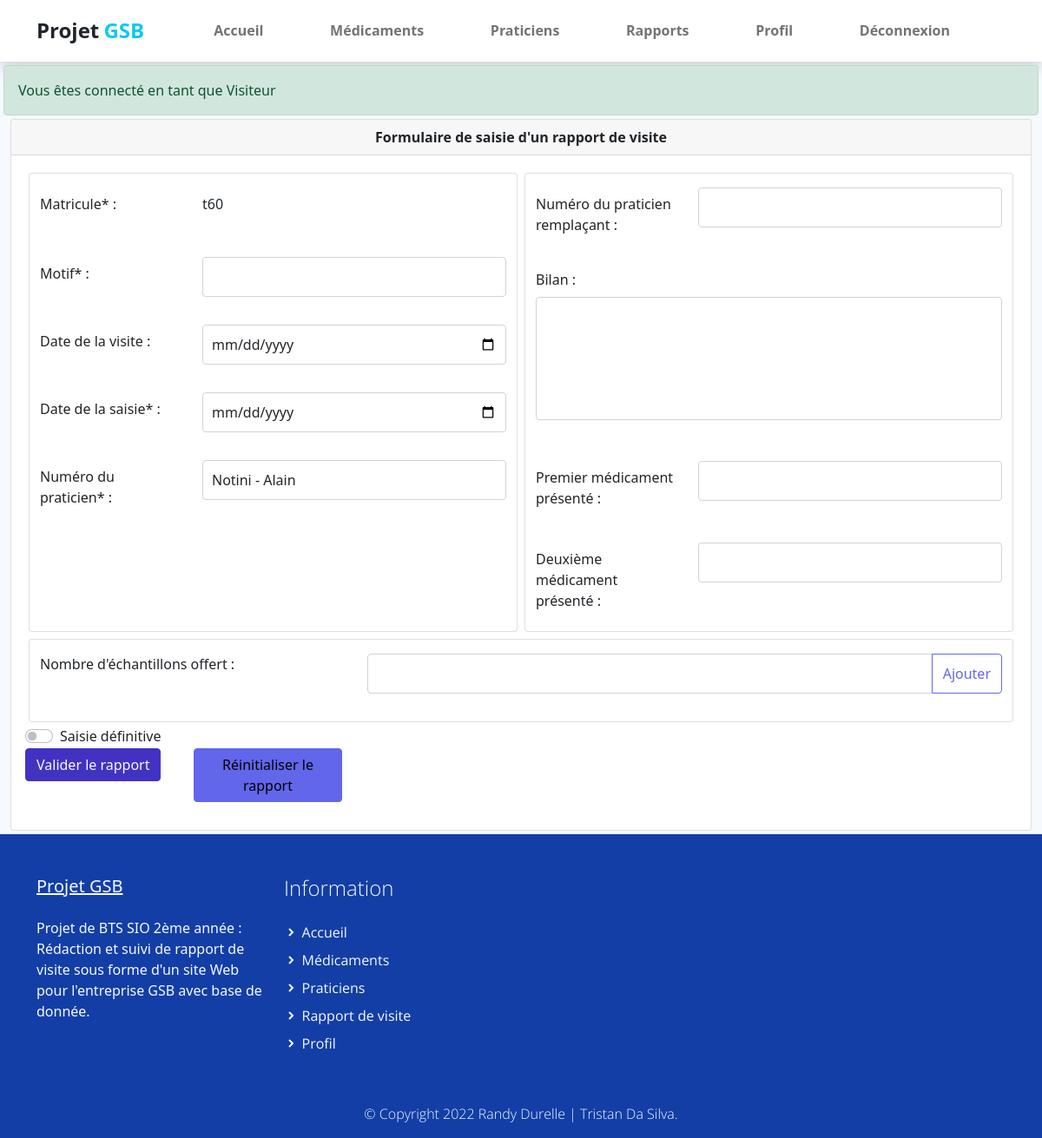
Page /index.php?uc=rapports&action=terminerRapport&idR=9 (signed in) on the earlier database version.
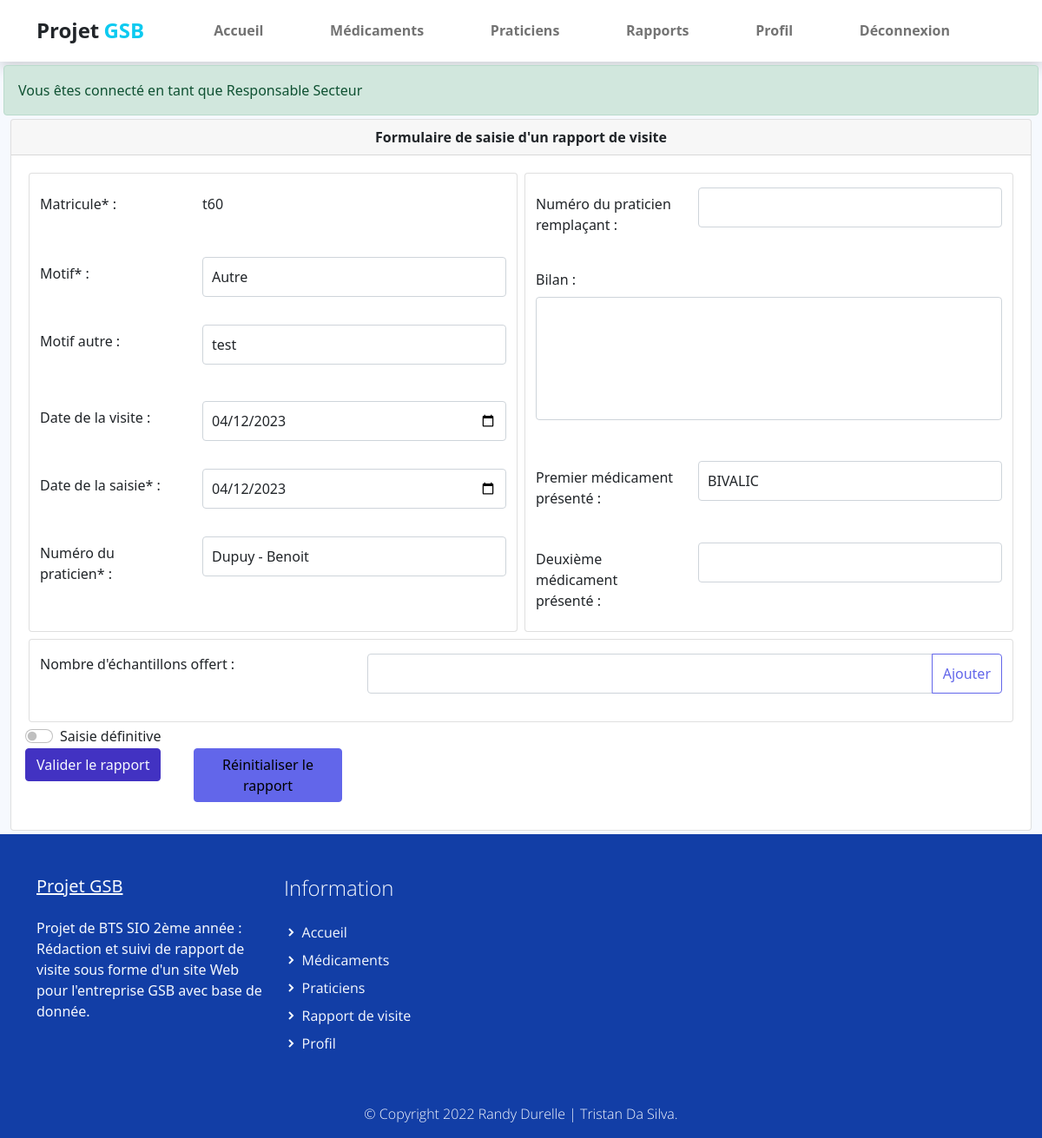
Same page on the later database version.
### tables this page shows
CREATE TABLE IF NOT EXISTS `rapport_visite` (
  `COL_MATRICULE` varchar(10) NOT NULL,
  `RAP_NUM` int(11) NOT NULL,
  `PRA_NUM` int(11) NOT NULL,
  `RAP_DATEVISITE` date DEFAULT NULL,
  `RAP_BILAN` varchar(255) DEFAULT NULL,
  `RAP_MOTIFAUTRE` varchar(255) DEFAULT NULL,
  `RAP_DATESAISIE` date NOT NULL,
  `MOT_ID` int(11) NOT NULL,
  `PRA_NUM_REMP` int(11) DEFAULT NULL,
  `MED_DEPOTLEGAL_1` varchar(10) DEFAULT NULL,
  `MED_DEPOTLEGAL_2` varchar(10) DEFAULT NULL,
  `STATUS` char(1) NOT NULL,
  `RAP_ETAT` char(1) DEFAULT NULL,
  PRIMARY KEY (`COL_MATRICULE`,`RAP_NUM`),
  KEY `PRA_NUM` (`PRA_NUM`),
  KEY `COL_MATRICULE` (`COL_MATRICULE`),
  KEY `FK_rapport_visite_praticien_remp` (`PRA_NUM_REMP`),
  KEY `FK_rapport_visite_medicament` (`MED_DEPOTLEGAL_1`),
  KEY `FK_rapport_visite_medicament2` (`MED_DEPOTLEGAL_2`),
  KEY `FK_rapport_visite_motif` (`MOT_ID`)
);

### modele/rapport.modele.inc.php (called while the page is built, shortened)
<?php
function getMotifs()
{
    try {
        $monPdo = connexionPDO();
        $req = 'SELECT MOT_ID, MOT_LIBELLE FROM motifs';
        $res = $monPdo->query($req);
        $motifs = $res->fetchAll(PDO::FETCH_ASSOC);
        return $motifs;
    } catch (PDOException $e) {
        print "Erreur !: " . $e->getMessage();
        die();
    }
}
function getRapportVisiteById(int $idR)
{
    try {
        $monPdo = connexionPDO();
        $ch = 'SELECT RAP_NUM, p.PRA_NOM, RAP_DATEVISITE, RAP_BILAN, RAP_MOTIFAUTRE, RAP_DATESAISIE, m.MOT_LIBELLE, med1.MED_NOMCOMMERCIAL as medicament1, med2.MED_NOMCOMMERCIAL as medicament2 FROM rapport_visite r
        INNER JOIN praticien p
        ON r.PRA_NUM=p.PRA_NUM
        INNER JOIN motifs m
        ON r.MOT_ID = m.MOT_ID
        LEFT JOIN medicament med1
        ON r.MED_DEPOTLEGAL_1 = med1.MED_DEPOTLEGAL
        LEFT JOIN medicament med2
        ON r.MED_DEPOTLEGAL_2 = med2.MED_DEPOTLEGAL
        WHERE RAP_NUM = :id';
        $req = $monPdo->prepare($ch);
        $req->bindValue(':id', $idR, PDO::PARAM_INT);
        $req->execute();
        $res = $req->fetch(PDO::FETCH_ASSOC);
        return $res;
    } catch (PDOException $e) {
        print "Erreur !: " . $e->getMessage();
        die();
    }
}

### modele/praticien.modele.inc.php (called while the page is built, shortened)
<?php
    function getAllNomPraticien(){
        try{
            $monPdo=connexionPDO();
            $req='SELECT PRA_NUM, PRA_NOM, PRA_PRENOM FROM praticien';
            $res =$monPdo->query($req);
            $result=$res->fetchAll();
            return $result;
        }
        catch (PDOException $e)
        {
            print "Erreur !: " . $e->getMessage();
            die();
        }
    }
?>

### modele/medicament.modele.inc.php (called while the page is built, shortened)
<?php
    function getAllNomMedicament(){
        try{
            $monPdo = connexionPDO();
            $req = 'SELECT MED_DEPOTLEGAL, MED_NOMCOMMERCIAL FROM medicament ORDER BY MED_NOMCOMMERCIAL';
            $res = $monPdo->query($req);
            $result = $res->fetchAll();
            return $result;
        }
        catch (PDOException $e){
            print "Erreur !: " . $e->getMessage();
            die();
        }
    }
?>

### vues/v_terminerRapport.php (the view, shortened to what the changed rows need)
<div class="container-fluid">
    <div class="card mb-1">
        <div class="card-header text-center fw-bold">
            Formulaire de saisie d'un rapport de visite
        </div>
        <form action="index.php?uc=rapports&action=choixRapp" method="POST">
            <div class="card-body">
                <div class="row justify-content-center gap-2 m-1">
                    <div class="card col">
                        <div class="mb-3 row mt-3">
                            <label for="matricule" class="col-sm-4 col-form-label">Matricule* :</label>
                            <div class="col-sm-8">
                                <input type="text" class="form-control-plaintext" name="matricule" id="matricule" value="<?= $matricule ?>" readonly>
                            </div>
                        </div>
                        <div class="mb-3 row mt-3">
                            <label for="motif1" class="col-sm-4 col-form-label">Motif* :</label>
                            <div class="col-sm-8">
                                <select class="form-control" onchange="testMotifAutre(this.value)" required>
                                    <?php
                                    foreach ($motifs as $motif) {
                                        if ($motif['MOT_LIBELLE'] == $rapport['MOT_LIBELLE']){
                                    ?>
                                        <option selected value="<?= $motif['MOT_ID'] ?>"><?= $motif['MOT_LIBELLE'] ?></option>
                                        <?php } else { ?>
                                        <option value="<?= $motif['MOT_ID'] ?>"><?= $motif['MOT_LIBELLE'] ?></option>
                                        <?php } ?>
                                    <?php } ?>
                                </select>
                            </div>
                        </div>
                        <?php if ($rapport['MOT_LIBELLE'] == "Autre") {?>
                        <div class="mb-3 row mt-3" id="divMotif2" >
                            <label for="motif2" class="col-sm-4 col-form-label">Motif autre :</label>
                            <div class="col-sm-8">
                                <input type="text" class="form-control" name="motif2" value="<?= $rapport['RAP_MOTIFAUTRE'] ?>" id="motif2" required>
                            </div>
                        </div>
                        <?php } ?>
                        <div class="mb-3 row mt-3">
                            <label for="dateVisite" class="col-sm-4 col-form-label">Date de la visite :</label>
                            <div class="col-sm-8">
                                <input type="date" class="form-control" name="dateVisite" value="<?= $rapport['RAP_DATEVISITE'] ?>" id="dateVisite">
                            </div>
                        </div>
                        <div class="mb-3 row mt-3">
                            <label for="dateSaisie" class="col-sm-4 col-form-label">Date de la saisie* :</label>
                            <div class="col-sm-8">
                                <input type="date" class="form-control" name="dateSaisie" value="<?= $rapport['RAP_DATESAISIE'] ?>" id="dateSaisie" required>
                            </div>
                        </div>
                        <div class="mb-3 row mt-3">
                            <label for="praticien" class="col-sm-4 col-form-label">Numéro du praticien* :</label>
                            <div class="col-sm-8">
                                <select class="form-control" required>
                                    <?php
                                    foreach ($praticiens as $praticien) {
                                        if ($praticien['PRA_NOM'] == $rapport['PRA_NOM']){
                                    ?>
                                        <option selected value="<?= $praticien['PRA_NUM'] ?>"><?= $praticien['PRA_NOM'] . " - " . $praticien['PRA_PRENOM'] ?></option>
                                        <?php } else { ?>
                                        <option value="<?= $praticien['PRA_NUM'] ?>"><?= $praticien['PRA_NOM'] . " - " . $praticien['PRA_PRENOM'] ?></option>
                                        <?php } ?>
                                    <?php } ?>
                                </select>
                            </div>
                        </div>
                    </div>
                    <div class="card col">
                        <div class="mb-3 row mt-3">
                            <label for="praticienRemp" class="col-sm-4 col-form-label">Numéro du praticien remplaçant :</label>
                            <div class="col-sm-8">
                                <select class="form-control">
                                    <option hidden></option>
                                    <?php
                                    foreach ($praticiens as $praticien) {
                                    ?>
                                        <option value="<?= $praticien['PRA_NUM'] ?>"><?= $praticien['PRA_NOM'] . " - " . $praticien['PRA_PRENOM'] ?></option>
                                    <?php
                                    }
                                    ?>
                                </select>
                            </div>
                        </div>
                        <div class="mb-3 row mt-3">
                            <label for="bilan" class="form-label">Bilan :</label>
                            <div class="col-sm-12">
                                <textarea class="form-control" id="bilan" name="bilan" value="<?= $rapport['RAP_BILAN'] ?>" rows="5"></textarea>
                            </div>
                        </div>
                        <div class="mb-3 row mt-3">
                            <label for="med11" class="col-sm-4 col-form-label">Premier médicament présenté :</label>
                            <div class="col-sm-8">
                                <select class="form-control">
                                    <option hidden></option>
                                    <?php
                                    foreach ($medicaments as $medicament) {
                                        if ($medicament['MED_NOMCOMMERCIAL'] == $rapport['medicament1']){
                                    ?>
                                            <option selected value="<?= $medicament['MED_DEPOTLEGAL'] ?>"><?= $medicament['MED_NOMCOMMERCIAL'] ?></option>
                                        <?php } else { ?>
                                            <option value="<?= $medicament['MED_DEPOTLEGAL'] ?>"><?= $medicament['MED_NOMCOMMERCIAL'] ?> </option>
                                        <?php } ?>
                                    <?php } ?>
                                </select>
                            </div>
                        </div>
                        <div class="mb-3 row mt-3">
                            <label for="med2" class="col-sm-4 col-form-label">Deuxième médicament présenté :</label>
                            <div class="col-sm-8">
                                <select class="form-control">
                                    <option hidden></option>
                                    <?php
                                    foreach ($medicaments as $medicament) {
                                        if ($medicament['MED_NOMCOMMERCIAL'] == $rapport['medicament2']){
                                    ?>
                                            <option selected value="<?= $medicament['MED_DEPOTLEGAL'] ?>"><?= $medicament['MED_NOMCOMMERCIAL'] ?></option>
                                        <?php } else { ?>
                                            <option value="<?= $medicament['MED_DEPOTLEGAL'] ?>"><?= $medicament['MED_NOMCOMMERCIAL'] ?> </option>
                                        <?php } ?>
                                    <?php } ?>
                                </select>
                            </div>
                        </div>
                    </div>
                    <div class="card">
                        <div class="mb-3 row mt-3">
                            <label for="echantillons" class=" col-sm-4 form-label">Nombre d'échantillons offert :</label>
                            <div class="col-sm-8">
                                <div class="input-group mb-3">
                                    <input type="number" class="form-control" id="echantillons" name="echantillons" aria-describedby="buttonAdd" min="0" max="10">
                                    <button class="btn btn-outline-secondary" type="button" id="buttonAdd" onclick="discoverEchs(echantillons.value)">Ajouter</button>
                                </div>
                            </div>
                        </div>
                    </div>
                </div>
                <div class="form-check form-switch">
                    <input class="form-check-input" name="checkSaisie" type="checkbox" role="switch" id="switchSaisie">
                    <label class="form-check-label" for="switchSaisie">Saisie définitive</label>
                </div>
                <div class="row justify-content-start">
                    <div class="col-2">
                        <button type="submit" class="btn btn-primary">Valider le rapport</button>
                    </div>
                    <div class="col-2">
                        <button type="reset" class="btn btn-secondary">Réinitialiser le rapport</button>
                    </div>
                </div>
            </div>
        </form>
    </div>
</div>

### vues/v_header.php (shortened to what the changed rows need)
<head>
    <link href="assets/css/bootstrap.min.css" rel="stylesheet">
    <link href="assets/css/boxicon.min.css" rel="stylesheet">
    <link rel="stylesheet" href="assets/css/gsb.css">
    <link rel="stylesheet" href="assets/css/custom.css">
    <link rel="stylesheet" href="https://cdn.jsdelivr.net/npm/bootstrap-icons@1.8.1/font/bootstrap-icons.css">
</head>
<body>
    <nav id="main_nav" class="navbar navbar-expand-lg navbar-light bg-white shadow">
        <div class="menuCont container">
        </div>
    </nav>
    <?php
    if(isset($_SESSION['login'])){
        ?><div class="alert alert-success m-1" role="alert">
        Vous êtes connecté en tant que <?php echo ($_SESSION['libHab']) ?></div>
        <?php
        }
    ?>

Differences in the rows shown:
added rapport_visite: motif2 "test", dateVisite "04/12/2023", dateSaisie "04/12/2023"
Other differences:
$_SESSION['libHab']: "Visiteur" → "Responsable Secteur"
form field value: (not shown) → "Autre"
form field value: "Notini - Alain" → "Dupuy - Benoit"
form field value: (not shown) → "BIVALIC"
text now shown: "Motif autre :"
